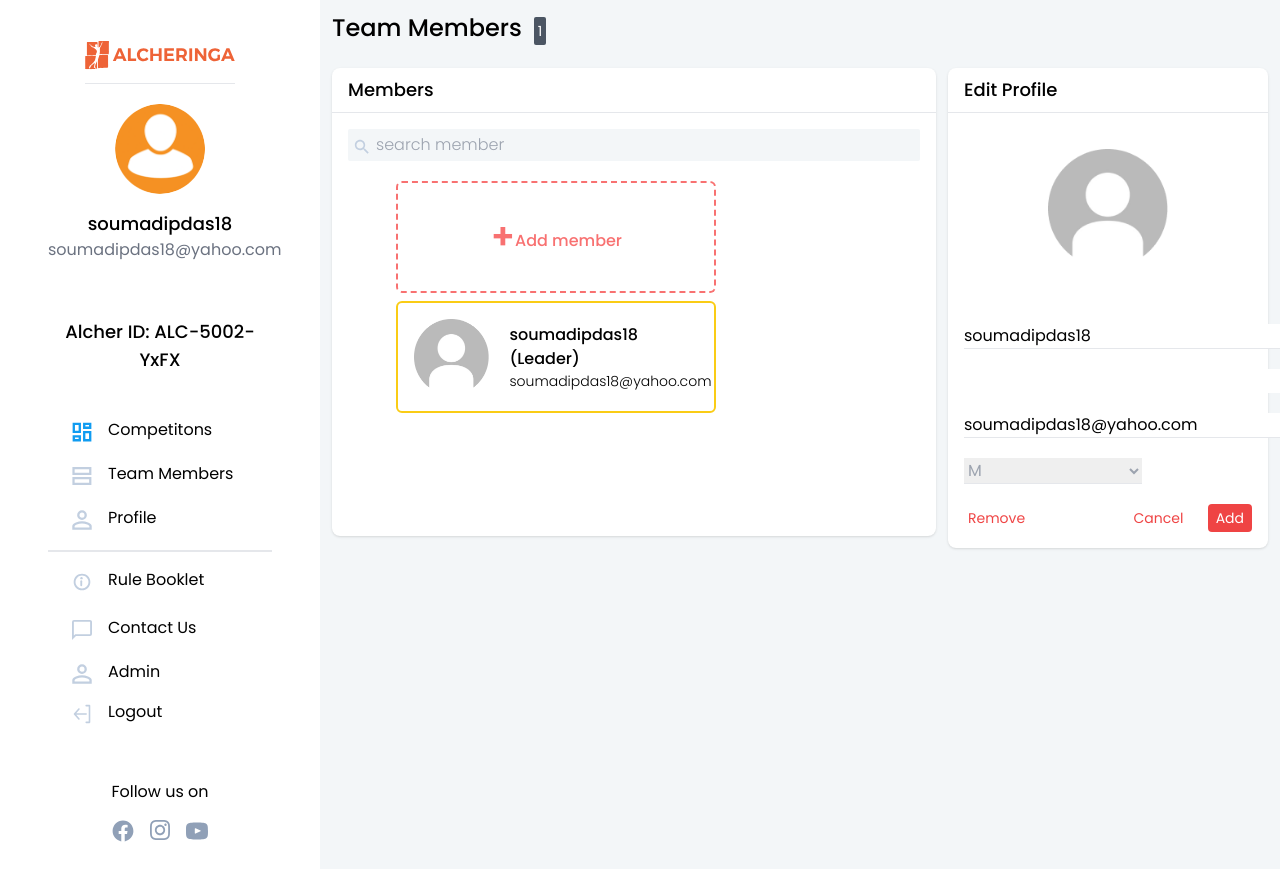
The app's page /teams/member/2d333c94-dd5a-482c-bea1-74dd0aec4576 (signed in) with its own data.
### authentication/models.py (models this page shows, shortened)
class NewUser(AbstractBaseUser, PermissionsMixin):
    alcherid = models.CharField(
        max_length=255, blank=True, unique=True)
    id = models.SlugField(primary_key=True, default=uuid.uuid4)
    img = models.ImageField(upload_to="image_uploads/userdp/",
                            default='user-default.png')
    email = models.EmailField(_('email address'), unique=True)
    username = models.CharField(max_length=150, unique=True)
    collegename = models.CharField(max_length=150, unique=False)
    city = models.CharField(max_length=150, unique=False)
    fullname = models.CharField(max_length=150, blank=True)
    phone = PhoneNumberField(unique=False, blank=True)
    alternate_phone = PhoneNumberField(unique=False, blank=True,null=True)
    interest = models.ManyToManyField(
        "competitions.Module", related_name="interest")
    team_members=models.IntegerField(default=0)
    no_of_events_registered=models.IntegerField(default=0)
    date_joined = models.DateTimeField(default=timezone.now)
    provider = models.CharField(max_length=200, unique=False, default="email")
    about = models.TextField(_('about'), max_length=500, blank=True)
    is_staff = models.BooleanField(default=False)
    is_active = models.BooleanField(default=False)
    objects = CustomAccountManager()
    USERNAME_FIELD = 'email'
    REQUIRED_FIELDS = ['username']

### teams/models.py (models this page shows, shortened)
class TeamMembers(models.Model):
    GENDER_CHOICES = [
        ('M', 'Male'),
        ('F', 'Female'),
    ]
    id = models.SlugField(primary_key=True, default=uuid.uuid4)
    email = models.EmailField(unique=True)
    name = models.CharField(max_length=150, blank=True)
    phone = PhoneNumberField(unique=False, blank=True)
    gender = models.CharField(choices = GENDER_CHOICES,max_length=1,default='M')

### teams/views.py (the view)
# urls.py: path('member/<id>', views.update_member, name='update-member'),
@login_required(login_url='login')
def update_member(request, id):
    team = Team.objects.filter(leader=request.user).first()
    all_members = []
    for member in team.members.all():
        all_members.append(member)
    member = TeamMembers.objects.filter(id=id).first()
    if request.method == 'POST':
        if '_remove' in request.POST:
            member.delete()
        else:
            form = MemberForm(request.POST)
            member.name = form['name'].value()
            member.email = form['email'].value()
            member.phone = form['phone'].value()
            member.gender = form['gender'].value()
            member.save()
        return redirect('team')
    else:
        form = MemberForm()
        form.fields['name'].widget.attrs['value'] = member.name
        form.fields['email'].widget.attrs['value'] = member.email
        form.fields['phone'].widget.attrs['value'] = member.phone
        form.fields['gender'].widget.attrs['value'] = member.gender
    return render(request, 'teams/update_member.html', {'form': form, 'member': member, 'team': all_members})

### teams/forms.py
class MemberForm(forms.Form):
    name = forms.CharField(max_length=100, widget=forms.TextInput(attrs={'class':'border-b','size':'25','placeholder':'Enter Name'}))
    phone = PhoneNumberField(widget=forms.TextInput(attrs={'class':'border-b','size':'25','placeholder':'Enter Phone Number'}))
    email = forms.EmailField(max_length=100,widget=forms.EmailInput(attrs={'class':'border-b','size':'25','placeholder':'Enter Email'}))
    gender = forms.ChoiceField(choices=(('M','M'),('F','F')),widget=forms.Select(attrs={'class':'border-b text-gray-400 pr-36','width':'110%','placeholder':'Gender'}))

### templates/teams/update_member.html (shortened to what this page needs)
{% extends '../basictailwind.html'%}
{% load static %}
{%block body%}
<div  style="background-color: #F3F6F8;">
    {% include 'navbar.html' %}
    <div class="grid grid-flow-col">
        <div>
            <div class="m-3 font-medium text-2xl">Team Members<span
                    class="mx-3 p-1 bg-gray-600 rounded-sm font-normal text-white text-sm">{{team|length}}</span></div>
            <div class="grid grid-flow-col">
                <div class="m-3 bg-white rounded-lg shadow">
                    <div class="py-2 px-4 font-medium text-lg border-b">Members</div>
                    <div class="m-4 rounded-sm"  style="background-color: #F3F6F8;">
                        <span class="float-left p-1">
                        </span>
                        <span>
                            <input type="search" class="py-1 font-light text-base" style="background-color: #F3F6F8;"
                                placeholder="search member" />
                        </span>
                    </div>
                    <div class="flex flex-wrap justify-between" style="margin:5px 10%;">
                        <button onclick="toggleOpen(this.id)" id="addMemberButton"
                            class="m-1 h-28 border-red-400 border-2 border-dashed grid grid-flow-col items-center justify-center lg:w-80 w-full rounded-md">
                            <div class="text-red-400 font-semibold text-4xl">+</div>
                            <div class="mt-2 text-red-400 font-medium">Add member</div>
                        </button>
                        <div class="m-1 p-4 h-28 flex bg-white border-yellow-400 lg:w-80 w-full border-2 rounded-md">
                            <img width="75" src="{%static 'imgs/user-default.png'%}" alt="profile" border="0" />
                            <div class="mx-5 my-auto">
                                <div class="font-medium text-base">{{user.username}} (Leader)</div>
                                <div class="font-light text-sm">{{user.email}}</div>
                            </div>
                        </div>
                    </div>
                </div>
                <div class="hidden lg:block">
                    <div style="height: 480px;" id="editProfileCard" class="mr-3 mt-3 w-80 bg-white rounded-lg shadow">
                        <div class="py-2 px-4 font-medium text-lg border-b">Edit Profile</div>
                        <img class="my-9 mx-auto" width="120" src="{%static 'imgs/user-default.png'%}" alt="profile"
                            border="0" />
                        <form class="px-4 space-y-5" method="POST">
                            {{form.name}} {{form.phone}} {{form.email}} {{form.gender}}
                            <div class="flex justify-between pb-4">
                                <button type="button" class="text-red-500 mx-1 text-sm" onclick="toggleOpen(this.id)"
                                    id="deleteButton">Remove</button>
                                <div><button class="text-red-500 mx-5 text-sm" id="cancel-edit">Cancel</button>
                                    <button type="submit" name='_save'
                                        class="bg-red-500 text-white py-1 px-2 text-sm rounded">Add</button>
                                </div>
                            </div>
                        </form>
                    </div>
                </div>
            </div>
        </div>
    </div>
</div>
{% endblock %}

### templates/navbar.html (shortened to what this page needs)
{%load static%}
  <nav class="w-80 hidden sm:block bg-white rounded shadow-md">
    <div class="w-80 h-screen flex flex-col justify-center bg-white border-gray-400 px-12 fixed float-left">
      <a href="/"><img src="{% static 'imgs/alcher_orange.svg'%}" class="mt-24 mx-auto pb-3 border-b" width="150px" height="40px" alt="logo" border="0" /></a>
      <div class="flex flex-col justify-center my-5">
        <img style="height : 90px; width : 90px; border-radius: 50%;" src="{{request.user.img.url}}" alt="profile pic" border="0"
                class="mx-auto rounded-full" />
        <div class="pt-4 font-medium text-lg text-center">{{request.user.username}}</div>
        <div class="text-gray-500 text-base font-normal text-center">{{request.user.email}}</div>
      </div>
      <div class="flex flex-col justify-center my-5">
        <div class="pt-4 font-medium text-lg text-center">Alcher ID: {{request.user.alcherid}}</div>
      </div>
      <div class="pt-2 mt-2 mb-28 flex flex-col justify-center">
        <a href="{%url 'showallcompetitions'%}"><div class="rounded-full flex flex-nowrap my-1 py-2 pl-6 w-60 hover:border-0 hover:bg-gray-100">
          <svg width="20" height="20" viewBox="0 0 24 24" fill="none" xmlns="http://www.w3.org/2000/svg">
            <path d="M9.35 11.85H2.15V2.15H9.35V11.85ZM9.35 21.85H2.15V17.15H9.35V21.85ZM21.85 21.85H14.65V12.15H21.85V21.85ZM14.65 6.85V2.15H21.85V6.85H14.65Z" stroke="#109CF1" stroke-width="2.8" />
          </svg>
          <p class="pl-4 -mt-1">Competitons</p>
        </div></a>
        <a href="{%url 'team'%}"><div class="rounded-full flex flex-nowrap my-1 py-2 w-60 pl-6 hover:border-0 hover:bg-gray-100">
          <svg width="20" height="20" viewBox="0 0 25 24" fill="none" xmlns="http://www.w3.org/2000/svg">
            <path d="M1.9 9.35V2.15H22.85V9.35H1.9ZM1.9 21.85V14.65H22.85V21.85H1.9Z" stroke="#C2CFE0" stroke-width="2.8" />
          </svg>
          <p class="pl-4 -mt-1">Team Members</p>
        </div></a>
        <a href='{%url 'profile'%}' >
        <div class="rounded-full flex flex-nowrap my-1 py-2 w-60 pl-6 hover:border-0 hover:bg-gray-100 mb-3">
          <p class="pl-4 -mt-1">Profile</p>
        </div>
        </a>
        <hr class="border bg-gray-200" />
        <a href="s"><div class="rounded-full flex flex-nowrap my-2 py-2 w-60 pl-6 hover:border-0 hover:bg-gray-100 mt-3">
          <p class="pl-4 -mt-1">Rule Booklet</p>
        </div></a>
        <a href="n"><div class="rounded-full flex flex-nowrap my-1 py-2 w-60 pl-6 hover:border-0 hover:bg-gray-100">
          <p class="pl-4 -mt-1">Contact Us</p>
        </div></a>
        {%if request.user.is_staff%}
        <a href="/admin" target="_blank"><div class="rounded-full flex flex-nowrap my-1 py-2 pl-6 w-60 hover:border-0 hover:bg-gray-100">
          <p class="pl-4 -mt-1">Admin</p>
        </div></a>
        {%endif%}
        <a href='{% url 'logout'%}'>
        <div class="rounded-full flex flex-nowrap py-2 pl-6 w-60 hover:border-0 hover:bg-gray-100">
          <p class="pl-4 -mt-1">Logout</p>
        </div>
        </a>
        <br>
        <br>
        <div>
            <div style="text-align:center">
                <p class="">Follow us on</p>
                <div class=" flex justify-center space-x-4 mt-4">
                  <a style="cursor:pointer;" href="https://www.facebook.com/alcheringaiitg" target="_blank">
                    </a>
                  <a style="cursor:pointer;" href="https://www.instagram.com/alcheringaiitg/" target="_blank">
                    </a>
                  <a style="cursor:pointer;" href="https://twitter.com/alcheringaiitg" target="_blank">
                    </a>
                </div>
            </div>
        </div>
      </div>
    </div>
  </nav>

### templates/basictailwind.html (style rules this page uses)
body { font-family: 'Poppins', sans-serif; }

### records on screen
NewUser: user.img (placeholder picture), user.username "soumadipdas18", user.email "soumadipdas18@yahoo.com", user.alcherid "ALC-5002-YxFX", username "soumadipdas18", email "soumadipdas18@yahoo.com"
TeamMembers: name "soumadipdas18", email "soumadipdas18@yahoo.com", gender "M"

### other values on screen
{{ team|length }} "1"
